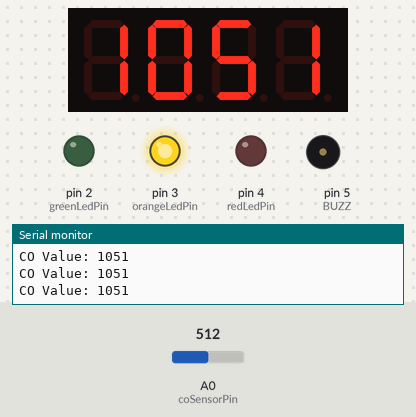
Simulated run of this sketch. Board: Arduino Uno, built with avr-gcc and run on an emulated ATmega328P. On the bench: 4-digit seven-segment display, output pins drawn as LEDs (lit = HIGH), buzzer (waves = sounding), the last lines printed to the serial monitor. Inputs (shaded band) come from the test bench; at power-on: A0 (coSensorPin) = 512.

Above: at 1.2 s.
1.3 s: A0 (coSensorPin) set to 472
At 3.1 s:
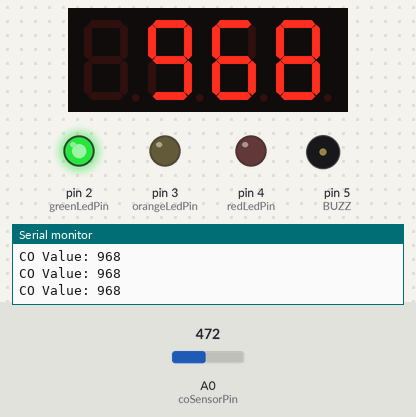
3.4 s: A0 (coSensorPin) set to 900
At 4.4 s:
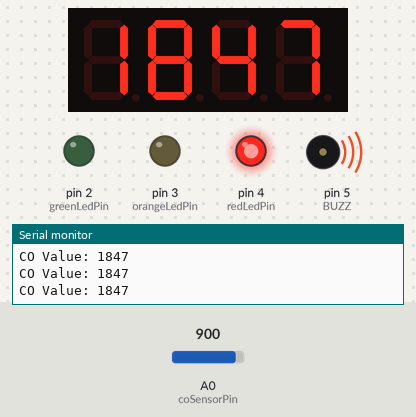
5.1 s: A0 (coSensorPin) set to 741
At 6.2 s:
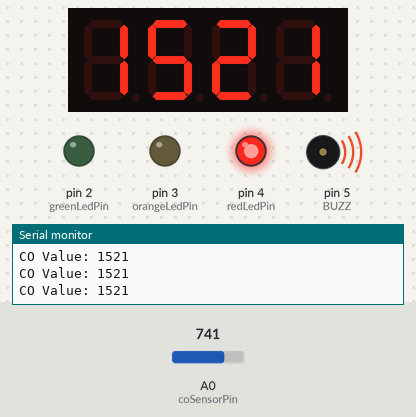
6.9 s: A0 (coSensorPin) set to 718
At 8.7 s:
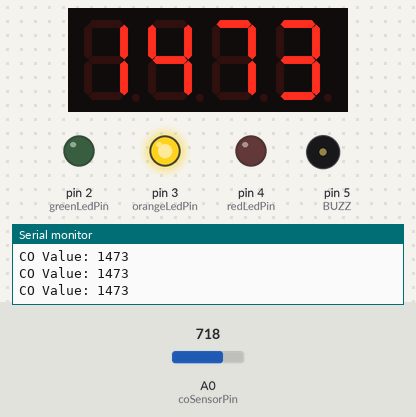
Timing chart, 0 to 9.6 s (numbered marks = the images above; inputs shaded):
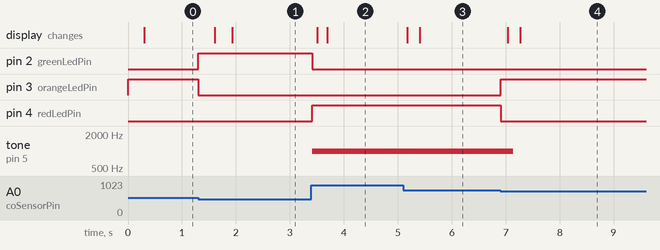

Measured:
- the behaviour switches between 488 and 487 on A0 (coSensorPin) (found by bisection; images 0 and 1)
- the behaviour switches between 731 and 730 on A0 (coSensorPin) (found by bisection; images 3 and 4)
- after the input at 1.3 s, pin 2 (greenLedPin): LOW → HIGH at once; pin 3 (orangeLedPin): HIGH → LOW at once; the display: first changes after 0.31 s (image 1 shows a later state)
- after the input at 3.4 s, pin 2 (greenLedPin): HIGH → LOW at once; pin 4 (redLedPin): LOW → HIGH at once; tone on pin 5 (BUZZ): silent → 1000 Hz at once; the display: first changes after 0.11 s (image 2 shows a later state)
- after the input at 5.1 s, the display: first changes after 0.07 s (image 3 shows a later state)
- after the input at 6.9 s, pin 3 (orangeLedPin): LOW → HIGH at once; pin 4 (redLedPin): HIGH → LOW at once; tone on pin 5 (BUZZ): 1000 Hz → silent after 0.24 s; the display: first changes after 0.14 s (image 4 shows a later state)

The sketch:

CO_Sensor_Project.ino
```cpp
#include "SevSeg.h"
SevSeg sevseg; // Library for the display

// Pin definitions for LEDs and CO sensor
const int coSensorPin = A0;  // Analog pin for the CO sensor
const int redLedPin = 4;     // Digital pin for the red LED
const int orangeLedPin = 3;  // Digital pin for the orange LED
const int greenLedPin = 2;   // Digital pin for the green LED
const int BUZZ = 5;          // Digital pin for the buzzer

int contador = 0;
long suma = 0;
int resultado;

void setup() {
  inicializarDisplay();  // Initialize the display
  configurarPines();     // Configure the pins as inputs or outputs
  Serial.begin(9600);    // Start serial communication
}

void loop() {
  if (suma < 20000) {
    // Counter to give the display a "delay" to read the digits without an actual delay
    contador++;
    int ppm = leerSensorCO();  // Read the CO sensor value
    actualizarLEDs(ppm);       // Evaluate the CO ppm level and turn on the corresponding LED
    sevseg.refreshDisplay();   // Must be executed constantly for the display to work
    // Print the CO sensor value to the screen
    Serial.print("CO Value: ");
    Serial.println(ppm);
  } else {
    mostrarValorPromedio();  // Show the average of all values on the display
  }
}

void inicializarDisplay() {
  byte numDigits = 4; // 4 digits
  byte digitPins[] = {6, 7, 8, 9}; // Pins that light up each digit
  byte segmentPins[] = {15, 16, 17, 18, 19, 20, 21}; // Pins that light up each segment
  bool resistorsOnSegments = false; // No resistors on the display
  byte hardwareConfig = COMMON_ANODE; // The display is common anode
  bool updateWithDelays = true;
  bool leadingZeros = false; // No leading zeros, e.g., display 987 instead of 0987
  bool disableDecPoint = true; // No decimal point
  sevseg.begin(hardwareConfig, numDigits, digitPins, segmentPins, resistorsOnSegments,
               updateWithDelays, leadingZeros, disableDecPoint); // Set parameters
  sevseg.setBrightness(80); // Brightness level
}

void configurarPines() {
  // Configure the pins as inputs or outputs
  pinMode(coSensorPin, INPUT);
  pinMode(greenLedPin, OUTPUT);
  pinMode(orangeLedPin, OUTPUT);
  pinMode(redLedPin, OUTPUT);
  pinMode(BUZZ, OUTPUT);
  // Initialize LEDs off
  digitalWrite(greenLedPin, LOW);
  digitalWrite(orangeLedPin, LOW);
  digitalWrite(redLedPin, LOW);
}

int leerSensorCO() {
  // Read the CO sensor value
  float coValue = analogRead(coSensorPin);
  // Convert the value to voltage (0-5V)
  float voltage = coValue * (5.0 / 1023.0);
  // The sensor measures up to 2100ppm, corresponding to 5V
  int ppm = voltage * 2100 / 5;
  // Add the measured ppm values to later show an average
  suma += ppm;
  return ppm;
}

void actualizarLEDs(int ppm) {
  // Evaluate the CO ppm level and turn on the corresponding LED
  // The criteria for choosing the 3 CO levels were seen in the presentation
  if (ppm < 1000) {
    digitalWrite(greenLedPin, HIGH);
    digitalWrite(orangeLedPin, LOW);
    digitalWrite(redLedPin, LOW);
  } else if (ppm < 1500) {
    digitalWrite(greenLedPin, LOW);
    digitalWrite(orangeLedPin, HIGH);
    digitalWrite(redLedPin, LOW);
  } else {
    digitalWrite(greenLedPin, LOW);
    digitalWrite(orangeLedPin, LOW);
    digitalWrite(redLedPin, HIGH);
    tone(BUZZ, 1000, 250); // Library used to make the buzzer work: vibrates for 250 ms at 1kHz
  }
}

void mostrarValorPromedio() {
  resultado = suma / contador; // Calculate the average
  sevseg.setNumber(resultado); // Show it on the display
  sevseg.refreshDisplay();
  // Reset the sum and counter
  suma = 0;
  contador = 0;
}
```
